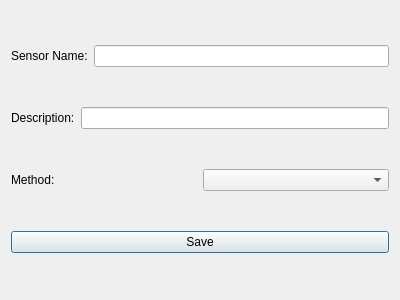
<?xml version="1.0" encoding="UTF-8"?>
<ui version="4.0">
 <class>SensorEditor</class>
 <widget class="QDialog" name="SensorEditor">
  <property name="geometry">
   <rect>
    <x>0</x>
    <y>0</y>
    <width>400</width>
    <height>300</height>
   </rect>
  </property>
  <property name="windowTitle">
   <string>Sensor Editor</string>
  </property>
  <layout class="QVBoxLayout" name="verticalLayout">
   <item>
    <layout class="QHBoxLayout" name="horizontalLayout_name">
     <item>
      <widget class="QLabel" name="label_name">
       <property name="text">
        <string>Sensor Name:</string>
       </property>
      </widget>
     </item>
     <item>
      <widget class="QLineEdit" name="lineEdit_name"/>
     </item>
    </layout>
   </item>
   <item>
    <layout class="QHBoxLayout" name="horizontalLayout_description">
     <item>
      <widget class="QLabel" name="label_description">
       <property name="text">
        <string>Description:</string>
       </property>
      </widget>
     </item>
     <item>
      <widget class="QLineEdit" name="lineEdit_description"/>
     </item>
    </layout>
   </item>
   <item>
    <layout class="QHBoxLayout" name="horizontalLayout_method">
     <item>
      <widget class="QLabel" name="label_method">
       <property name="text">
        <string>Method:</string>
       </property>
      </widget>
     </item>
     <item>
      <widget class="QComboBox" name="comboBox_method"/>
     </item>
    </layout>
   </item>
   <item>
    <widget class="QPushButton" name="pushButton_save">
     <property name="text">
      <string>Save</string>
     </property>
    </widget>
   </item>
  </layout>
 </widget>
 <resources/>
 <connections/>
</ui>
